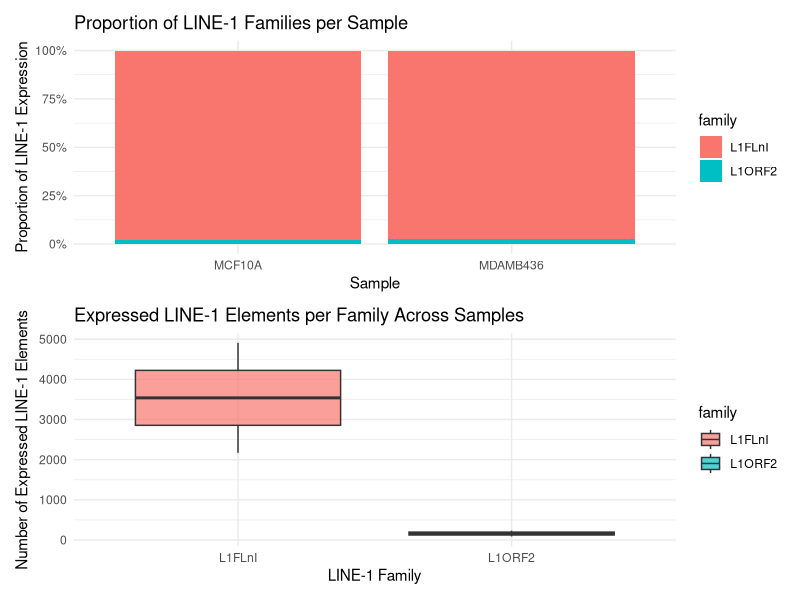

Write R code to recreate this figure.
library(tidyverse)
library(patchwork)

# Load normalized CPM counts
df <- read.csv("cpm_normalized_counts.csv")

# If family column missing, add manually based on transcript name
df <- df %>%
  mutate(family = ifelse(grepl("L1FLnI", transcript), "L1FLnI", "L1ORF2"))

# Convert from wide to long format
df_long <- df %>%
  pivot_longer(
    cols = -c(transcript, family),
    names_to = "sample",
    values_to = "CPM"
  )

# --- Family-wise proportion per sample ---
p1 <- df_long %>%
  group_by(sample, family) %>%
  summarise(totalCPM = sum(CPM), .groups = "drop") %>%
  group_by(sample) %>%
  mutate(propCPM = totalCPM / sum(totalCPM)) %>%
  ggplot(aes(x = sample, y = propCPM, fill = family)) +
  geom_bar(stat = "identity", position = "stack") +
  scale_y_continuous(labels = scales::percent_format()) +
  theme_minimal() +
  ylab("Proportion of LINE-1 Expression") +
  xlab("Sample") +
  ggtitle("Proportion of LINE-1 Families per Sample")

# --- Boxplot: Number of expressed LINE1 elements per family ---
p2 <- df_long %>%
  filter(CPM > 0.5) %>%
  group_by(sample, family) %>%
  summarise(n_expressed = n(), .groups = "drop") %>%
  ggplot(aes(x = family, y = n_expressed, fill = family)) +
  geom_boxplot(alpha = 0.7, outlier.shape = NA) +
  theme_minimal() +
  ylab("Number of Expressed LINE-1 Elements") +
  xlab("LINE-1 Family") +
  ggtitle("Expressed LINE-1 Elements per Family Across Samples")

# --- Combine with patchwork ---
combined_plot <- p1 / p2  # stack vertically (use p1 | p2 for side-by-side)

# Save to PNG
ggsave("LINE1_family_expression_plots.png", combined_plot,
       width = 10, height = 10, dpi = 600)
